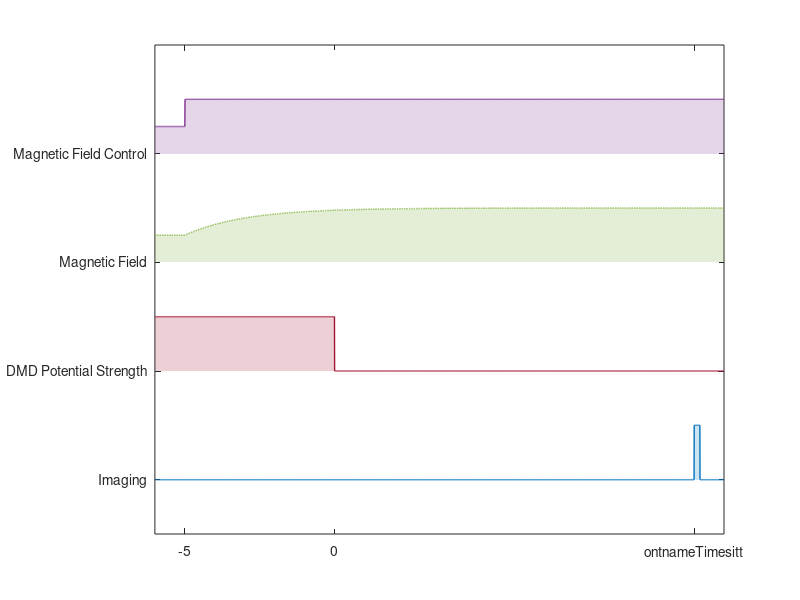

Reproduce this figure in MATLAB. (Note: this script raises an error after producing the figure.)
clear;
close all;
clc;

dmdcolor = [0.6350 0.0780 0.1840];
imagingcolor = [0 0.4470 0.7410];
fieldcontrolcolor = [0.4940 0.1840 0.5560];
fieldcolor = [0.4660 0.6740 0.1880];

times = -6:0.005:13;
zeroarr = zeros(1, length(times));
dmd = 2 + (times < 0);
imaging = and(times > 12, times < 12.2);
fieldcontrol = 6.5 + 0.5.*(times > -5);
field = 5 - 0.5.*min(zeroarr+1, exp(-(times+5)/2));


f = figure('Position',[100,100,300,200]);
hold on;
plot(times, dmd, 'Color', dmdcolor, 'LineWidth', 1);
plot(times, imaging, 'Color', imagingcolor, 'LineWidth', 1);
plot(times, field, '--', 'Color', fieldcolor, 'LineWidth', 1);
plot(times, fieldcontrol, 'Color', fieldcontrolcolor, 'LineWidth', 1);

fill([times, fliplr(times)], [dmd, zeroarr+2],dmdcolor, ...
    'LineStyle','none','FaceAlpha',0.2);
fill([times, fliplr(times)], [imaging, zeroarr],imagingcolor, ...
    'LineStyle','none','FaceAlpha',0.2);
fill([times, fliplr(times)], [field, zeroarr+4],fieldcolor, ...
    'LineStyle','none','FaceAlpha',0.2);
fill([times, fliplr(times)], [fieldcontrol, zeroarr+6],fieldcontrolcolor, ...
    'LineStyle','none','FaceAlpha',0.2);

% text(5,0.25,'Imaging','Color',imagingcolor, ...
%     'HorizontalAlignment','center','VerticalAlignment','baseline');
% text(5,2.25,'DMD','Color',dmdcolor, ...
%     'HorizontalAlignment','center','VerticalAlignment','baseline');
% text(2.5,4.25,'Magnetic Field','Color',fieldcolor, ...
%     'HorizontalAlignment','center','VerticalAlignment','baseline');
% text(5,4.25,'Field Control','Color',fieldcontrolcolor, ...
%     'HorizontalAlignment','center','VerticalAlignment','baseline');

xlim([-6, 13]);
ylim([-1, 8]);
xticks([-5, 0, 12]);
yticks([0, 2, 4, 6]);
box('on');
yticklabels({"Imaging", "DMD Potential Strength", "Magnetic Field", "Magnetic Field Control"});
xticklabels({"-5", "0", "\fontname{Times}\itt"});
ax = gca;
% ax.YAxis.Visible = 'off';
ax.LineWidth = 1;
xlabel('Time (ms)');

smart_fig_export(gcf, 'timingsequence');
